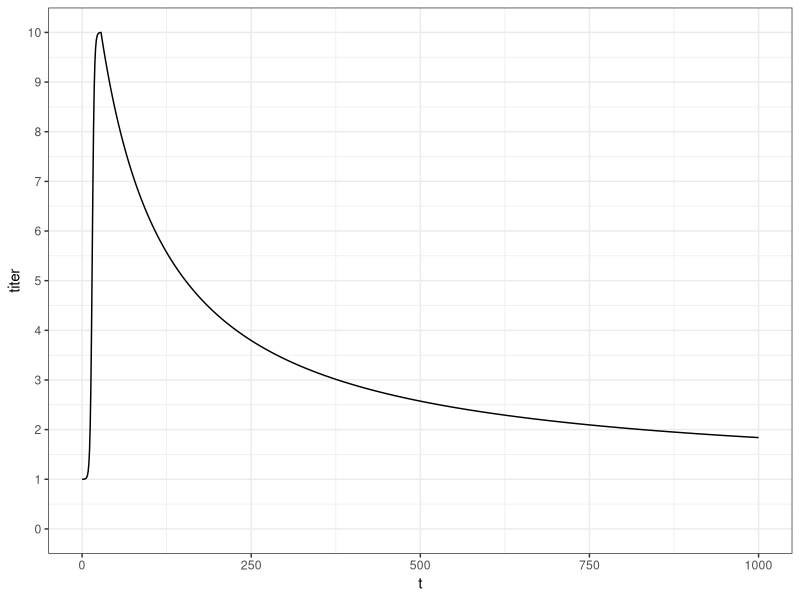
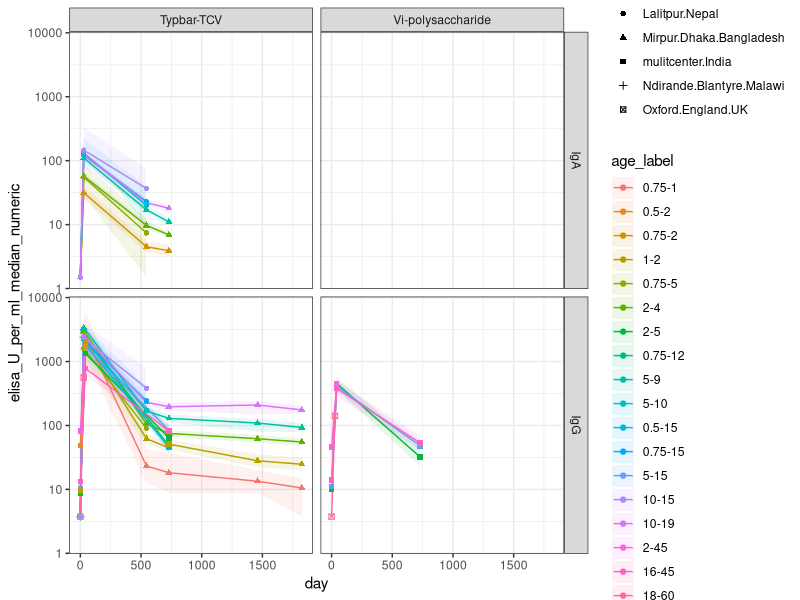
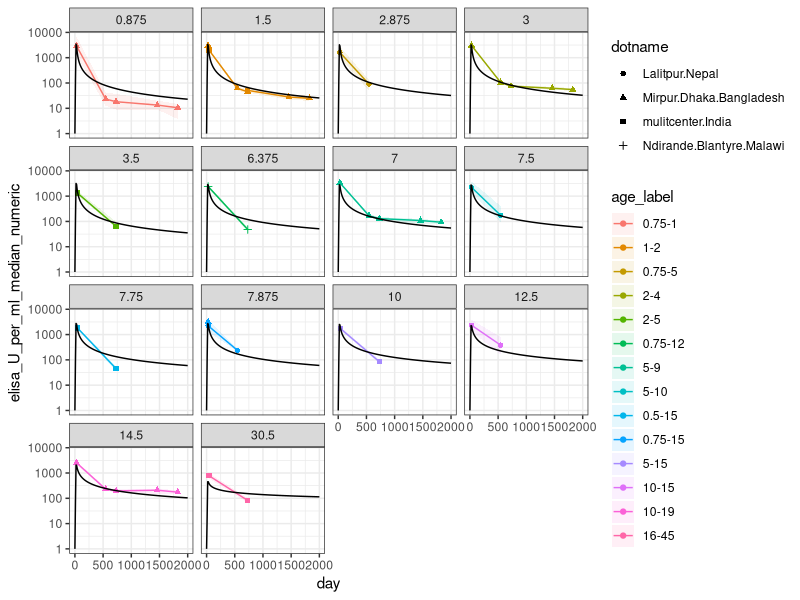

The R source for these figures, in order:
# getting titer model going

library(tidyverse)
library(stats4)

# time series function for waning
# units in days
t_peak=21
t = seq(0,1e3,by=1)

titer_vs_time = function(t,T_decay=100,alpha=1,C_max=10,
                 C_min=1,T_rise=1.5,t_start=3,t_peak=28){
  # power law decay
  titer = (1+(t-t_peak)/(alpha*T_decay))^(-alpha)
  
  # simple logistic interpolator rise (this is just for continuity/realism. plays no role in the model)
  titer[t<t_peak] =
    (1/(1+exp(-(t[t<t_peak]-t_start*5)/T_rise)) - 1/(1+exp(-(0-t_start*5)/T_rise)))/
    (1/(1+exp(-(t_peak-t_start*5)/T_rise)) - 1/(1+exp(-(0-t_start*5)/T_rise)))
  
  # scale dimensions
  titer = C_min + (C_max-C_min)*titer
  
  return(titer)
}

plot_dat = data.frame(t=t,titer=titer_vs_time(t=t))
ggplot(plot_dat) +
  geom_line(aes(x=t,y=titer)) +
  theme_bw() +
  scale_y_continuous(limits=c(0,10),breaks=seq(0,10,by=1))



# bring in data!

# immunogenicitiy data
d_imm = readxl::read_excel('data/typhoid_vaccine_study_data.xlsx',sheet = 'immunogenicity') |>
  pivot_longer(
    cols = matches("^(treatment|control)_day"),    # select columns starting with "treatment" or "control" and "day"
    names_to = c("cohort", "day", "measure"),       # create three new columns from parts of the name
    names_pattern = "(treatment|control)_day(\\d+)_(.*)",  # regex to extract the cohort, day, and measure
    values_to = "value",                             # the data goes into a new column named 'value'
    values_transform = list(value = as.character)
  ) |>
  mutate(day = as.numeric(day)) |>
  pivot_wider(
    names_from = measure,
    values_from = value
  ) |>
  drop_na(N) |>
  mutate(across(c("age_min_years","age_max_years","N", "seropositive_percent", "fold_rise_median","fold_rise_lower",
                  "fold_rise_upper","seroconversion_percent"), as.numeric)) |>
  mutate(elisa_U_per_ml_median_numeric = if_else(elisa_U_per_ml_median=='<7.5',3.75,if_else(elisa_U_per_ml_median=='<3.0',1.5,as.numeric(elisa_U_per_ml_median)))) |>
  mutate(elisa_U_per_ml_lower_numeric = if_else(elisa_U_per_ml_lower=='<7.5',3.75,if_else(elisa_U_per_ml_lower=='<3.0',1.5,as.numeric(elisa_U_per_ml_lower)))) |>
  mutate(elisa_U_per_ml_upper_numeric = if_else(elisa_U_per_ml_upper=='<7.5',3.75,if_else(elisa_U_per_ml_upper=='<3.0',1.5,as.numeric(elisa_U_per_ml_upper)))) |>
  mutate(age_mean = 1/2*(age_min_years + age_max_years)) |>
  mutate(age_label = reorder(factor(paste(age_min_years,'-',age_max_years,sep='')),age_mean))

names(d_imm)

# plot total individual VE for bacteriologically-confirmed typhoid fever vs time
plot_dat = d_imm |>
  filter(cohort == 'treatment') 

ggplot(plot_dat, aes(shape=dotname,color=age_label,fill=age_label,group=age_label)) +
  geom_ribbon(aes(x=day,ymin=elisa_U_per_ml_lower_numeric,ymax=elisa_U_per_ml_upper_numeric),color=NA,alpha=0.1) +
  geom_line(aes(x=day,y=elisa_U_per_ml_median_numeric)) +
  geom_point(aes(x=day,y=elisa_U_per_ml_median_numeric)) +
  facet_grid('antigen ~ vaccine') +
  theme_bw() +
  scale_y_continuous(trans='log10')


# fit to a single study group
fit_dat = d_imm |>
  filter(cohort == 'treatment') |>
  filter(vaccine == 'Typbar-TCV') |> 
  filter(antigen == 'IgG') |>
  # filter(age_label %in% c('5-9','5-10')) |>
  filter(vaccine_schedule == 'single_dose') |>
  filter(day>0) |>
  filter(study !='Jin2017') #excluding outlier for now...

log_lsq_likelihood = function(C_max,T_decay,alpha,beta_C_max_age_mean=0,beta_T_decay_age_mean=0,beta_alpha_age_mean=0){
  
  titer=rep(NA,nrow(fit_dat))
  Cma=C_max*(1+beta_C_max_age_mean * fit_dat$age_mean)
  Tda = T_decay*(1+beta_T_decay_age_mean * fit_dat$age_mean)
  alpha_a = alpha*(1+beta_alpha_age_mean * fit_dat$age_mean)
 
   for (row in 1:length(titer)){
    titer[row]=titer_vs_time(t=fit_dat$day[row],C_max=Cma[row],T_decay=Tda[row],alpha=alpha_a[row])
  }
  
  # quick and dirty mean to mean log-lsq for now
    mlogL = sum((log(fit_dat$elisa_U_per_ml_median_numeric)-log(titer))^2/(log(fit_dat$elisa_U_per_ml_upper_numeric)-log(fit_dat$elisa_U_per_ml_lower_numeric))^2)
  
  return(mlogL)
}


mod = mle(log_lsq_likelihood,
          start=list(C_max=4000,T_decay=100,alpha=1,beta_C_max_age_mean=0,beta_T_decay_age_mean=0,beta_alpha_age_mean=0),
          fixed=list(),
          control=list(parscale=c(1000,10,0.05,0.001,0.001,0.001)))
summary(mod) 

coef(mod)[1]*(1+coef(mod)[4]*fit_dat$age_mean)
coef(mod)[2]*(1+coef(mod)[5]*fit_dat$age_mean)
coef(mod)[3]*(1+coef(mod)[6]*fit_dat$age_mean)
# view(fit_dat)

# fit
fitted= expand.grid(day=seq(0,2000,by=10),
                    age_mean=unique(fit_dat$age_mean),
                    antigen='IgG',
                    vaccine = unique(fit_dat$vaccine),
                    titer=NA) 
age_means=unique(fitted$age_mean)
for (k in 1:length(age_means)){
  idx = fitted$age_mean==age_means[k]
  fitted$titer[idx] = titer_vs_time( t=seq(0,2000,by=10),
                              C_max=coef(mod)[1]*(1+coef(mod)[4]*age_means[k]),
                              T_decay=coef(mod)[2]*(1+coef(mod)[5]*age_means[k]),
                              alpha=coef(mod)[3]*(1+coef(mod)[6]*age_means[k]))
}


ggplot() +
  geom_ribbon(data=fit_dat,aes(x=day,ymin=elisa_U_per_ml_lower_numeric,ymax=elisa_U_per_ml_upper_numeric,
                                fill=age_label,group=age_label),alpha=0.1) +
  geom_line(data=fit_dat,aes(x=day,y=elisa_U_per_ml_median_numeric,
                              color=age_label,group=age_label)) +
  geom_point(data=fit_dat,aes(x=day,y=elisa_U_per_ml_median_numeric,
                               shape=dotname,color=age_label,group=age_label)) +
  geom_line(data=fitted,aes(x=day,y=titer,group=age_mean),color='black') +
  facet_wrap('age_mean') +
  theme_bw() +
  scale_y_continuous(trans='log10') 

